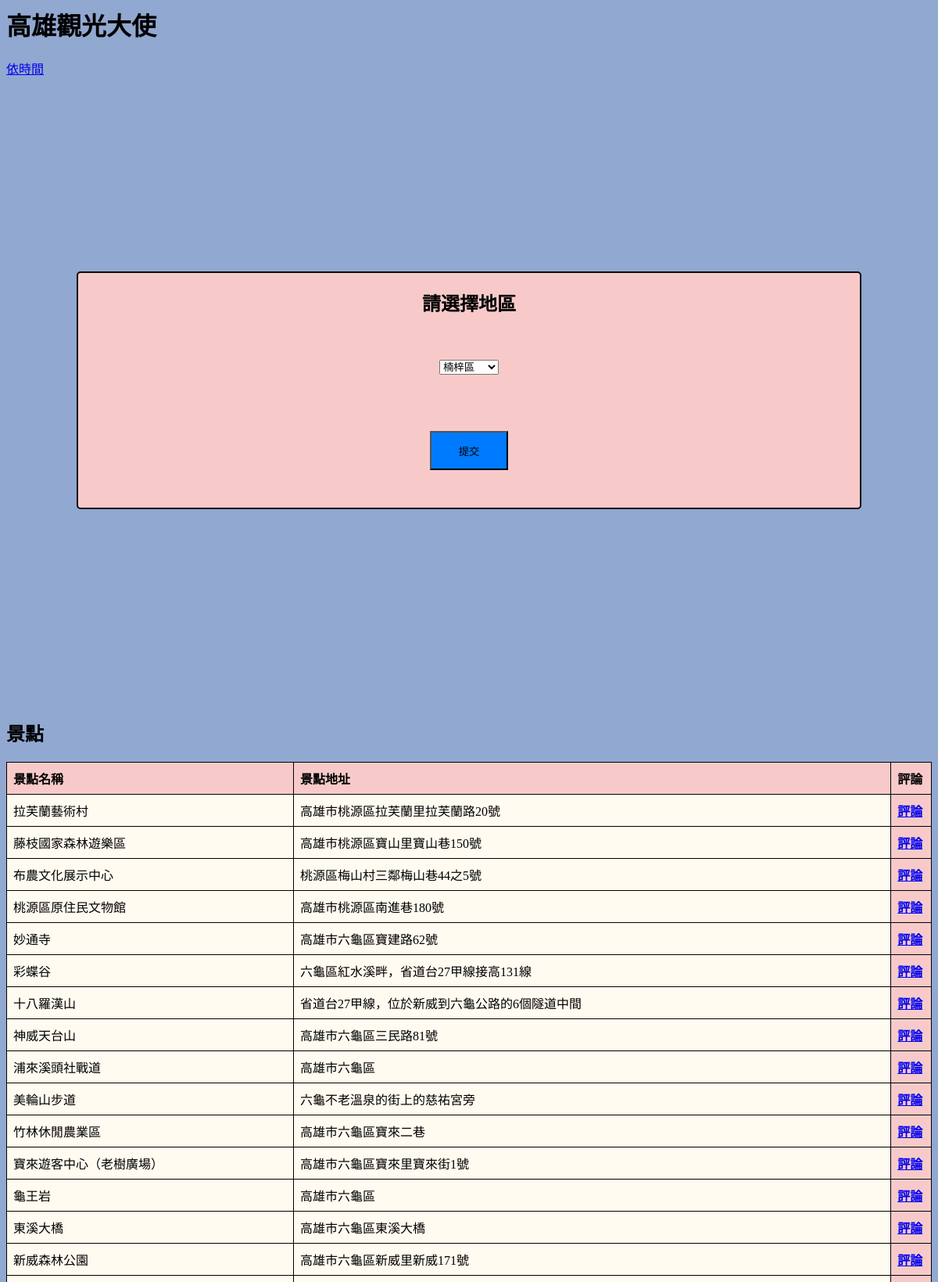
The app's page /region.php (upper part) with its own data.
### tables this page shows
CREATE TABLE `attraction` (
  `name` varchar(30) NOT NULL,
  `address` varchar(60) NOT NULL,
  `Px` decimal(10,6) NOT NULL,
  `Py` decimal(10,6) NOT NULL
);

### region.php (the view, shortened to what this page needs)
<html>
<head>
  </head>
  <body style="background-color: rgb(145,168, 208);">
    <H1>高雄觀光大使</H1><a href="index.php">依時間</a>
    <form  method="POST">
      <div class="input-container">
        <h2>請選擇地區</h2><br><br>
        <select name="region" id="area">
            <option value="楠梓區">楠梓區</option>
          </select><br><br><br><br><br>
      <input type="submit" value="提交" class="bigbutton" >
    </div>
    </form>
     <?php
 $reg=$_POST['region'];
$link = @mysqli_connect(
            'localhost',
            'cty',
            '1234',
            'final');
$sql = "SELECT * FROM `attraction` where `address` like '%$reg%' ";
$result = mysqli_query($link,$sql);
?>
<h2>景點</h2>
<table>
    <tr>
     <th>景點名稱</th>
      <th>景點地址</th>
      <th>評論</th>
    </tr>
<?php while ($row = mysqli_fetch_assoc($result)):?>
    <?php
  $url = "log.php?name=" . urlencode($row["name"]) ;
 ?>
    <tr>
<td><?php  echo  $row["name"] ;?></td>
<td><?php  echo  $row["address"] ;?></td>
<th><a href="<?php echo $url; ?>">評論</a></th>
</tr>
    <?php endwhile; ?>
    </table>
  </body>
  </html>

### region.php (style rules this page uses)
table { border-collapse: collapse; width: 100%; }
th, td { border: 1px solid black; padding: 8px; text-align: left; background-color: rgb(255,251, 240); }
th { background-color: rgb(247,202, 201); }
form { display: flex; justify-content: center; align-items: center; height: 100vh; margin: 0; text-align: center; }
.input-container { border: 2px solid #0b0a0a; background-color: rgb(247,202, 201); width: 1000px; height: 300px; border-radius: 5px; }
.bigbutton { width: 100; height: 50; background-color: rgb(0, 123, 255); shape-margin: ; }

### records on screen
attraction: name "拉芙蘭藝術村", address "高雄市桃源區拉芙蘭里拉芙蘭路20號"
attraction: name "藤枝國家森林遊樂區", address "高雄市桃源區寶山里寶山巷150號"
attraction: name "布農文化展示中心", address "桃源區梅山村三鄰梅山巷44之5號"
attraction: name "桃源區原住民文物館", address "高雄市桃源區南進巷180號"
attraction: name "妙通寺", address "高雄市六龜區寶建路62號"
attraction: name "彩蝶谷", address "六龜區紅水溪畔，省道台27甲線接高131線"
attraction: name "十八羅漢山", address "省道台27甲線，位於新威到六龜公路的6個隧道中間"
attraction: name "神威天台山", address "高雄市六龜區三民路81號"
attraction: name "浦來溪頭社戰道", address "高雄市六龜區"
attraction: name "美輪山步道", address "六龜不老溫泉的街上的慈祐宮旁"
attraction: name "竹林休閒農業區", address "高雄市六龜區寶來二巷"
attraction: name "寶來遊客中心（老樹廣場）", address "高雄市六龜區寶來里寶來街1號"
attraction: name "龜王岩", address "高雄市六龜區"
attraction: name "東溪大橋", address "高雄市六龜區東溪大橋"
attraction: name "新威森林公園", address "高雄市六龜區新威里新威171號"
